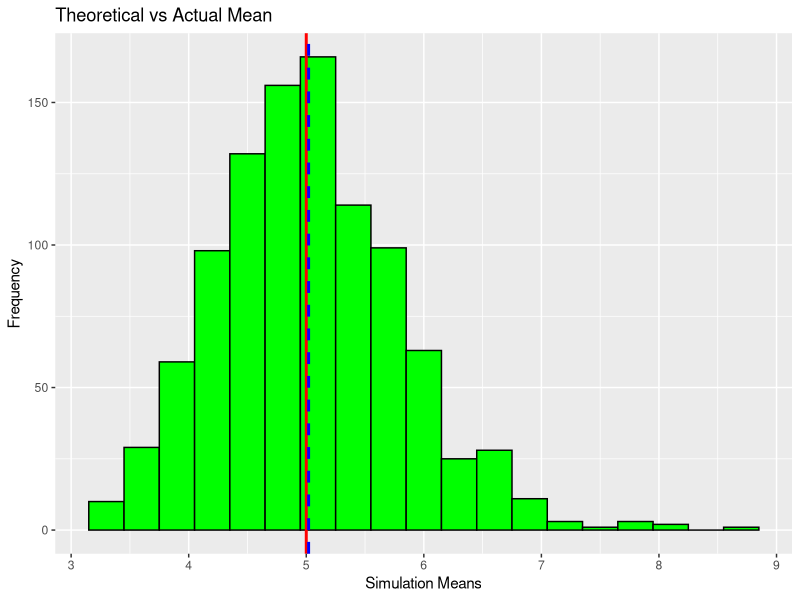
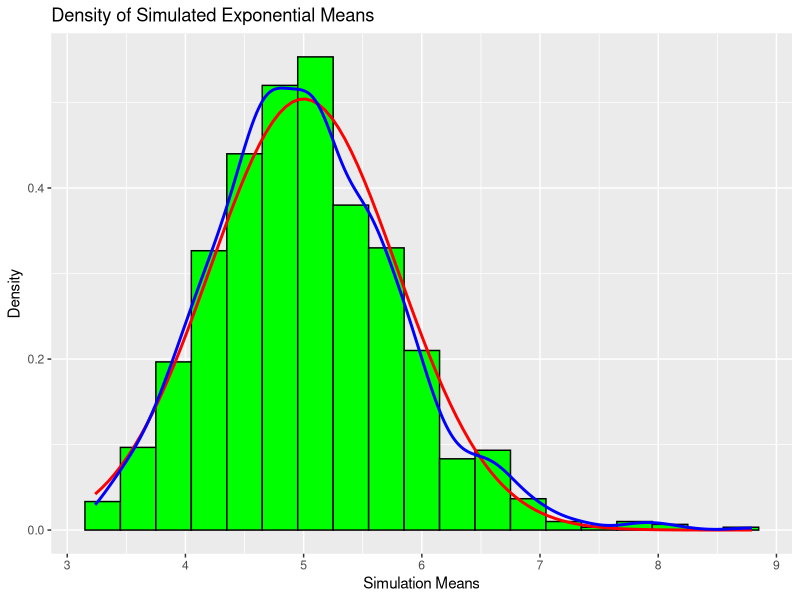

Generate these figures, in order, with R:
## ---- chunk 1
setwd("/Users/sexybaboy/Documents/Files/Zetch/Online Courses/Data Science Specialization Feb18/R/Statistical Inference")
## ---- chunk 2
set.seed(2018)
## ---- chunk 3
n <- 40              # sample size
lambda <- 0.2        # number of exponentials
simNum <- 1000       # number of simulations
## ---- chunk 4
simMeans = NULL
for (i in 1 : 1000) {
  simMeans = c(simMeans, mean(rexp(n,lambda)))
}

head(simMeans)
## ---- chunk 5
theosampMean <- round(1/lambda,3)
theosampMean
## ---- chunk 6
actualMean <- round(mean(simMeans),3)
actualMean
## ---- chunk 7
require(ggplot2)
simMeansDf <- as.data.frame(simMeans)
g <- ggplot(simMeansDf, aes(x = simMeans))
g <- g + geom_histogram(binwidth = .3, color = "black", fill = "green") +
  geom_vline(xintercept = theosampMean, color = "red", size = 1, linetype = 1) +
  geom_vline(xintercept = actualMean, color = "blue", size = 1, linetype = 2) +
  labs(x = "Simulation Means", y = "Frequency", 
  title = "Theoretical vs Actual Mean")
g
## ---- chunk 8
theosampVar <- round((1/lambda)^2/n,3)
theosampVar
## ---- chunk 9
actualVar <- round(var(simMeans),3)
actualVar
## ---- chunk 10
tab <- matrix(c(theosampMean, actualMean, 
                theosampVar,actualVar),
              ncol = 2, byrow = TRUE)
colnames(tab) <- c("Theoretical","Sample")
rownames(tab) <- c("Mean","Variance")
tab <- as.table(tab)
tab
## ---- chunk 11
g <- ggplot(simMeansDf, aes(x=simMeans))
g <- g + geom_histogram(binwidth = .3, color = "black", fill = "green" , aes(y = ..density..)) +
  stat_function(fun = dnorm, args = list(mean = theosampMean, sd = sd(simMeans)), 
                color = "red", size = 1) +
  stat_density(geom = "line", color = "blue", size = 1)  +
  labs(x = "Simulation Means", y = "Density", 
       title = "Density of Simulated Exponential Means")
g
